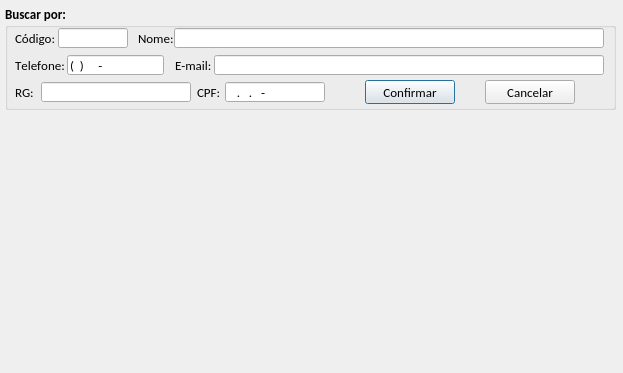
<?xml version="1.0" encoding="UTF-8"?>
<ui version="4.0">
 <class>tela_listar_clientes</class>
 <widget class="QDialog" name="tela_listar_clientes">
  <property name="geometry">
   <rect>
    <x>0</x>
    <y>0</y>
    <width>623</width>
    <height>373</height>
   </rect>
  </property>
  <property name="windowTitle">
   <string>Selecionar Clientes</string>
  </property>
  <property name="windowIcon">
   <iconset resource="imagens.qrc">
    <normaloff>:/img/img/logo_sex.png</normaloff>:/img/img/logo_sex.png</iconset>
  </property>
  <widget class="QGroupBox" name="gb_buscar">
   <property name="geometry">
    <rect>
     <x>5</x>
     <y>5</y>
     <width>611</width>
     <height>105</height>
    </rect>
   </property>
   <property name="font">
    <font>
     <family>Calibri</family>
     <pointsize>10</pointsize>
     <weight>75</weight>
     <bold>true</bold>
     <kerning>false</kerning>
    </font>
   </property>
   <property name="title">
    <string>Buscar por:</string>
   </property>
   <widget class="QLabel" name="lb_codigo">
    <property name="geometry">
     <rect>
      <x>10</x>
      <y>23</y>
      <width>46</width>
      <height>20</height>
     </rect>
    </property>
    <property name="font">
     <font>
      <weight>50</weight>
      <bold>false</bold>
     </font>
    </property>
    <property name="text">
     <string>Código:</string>
    </property>
   </widget>
   <widget class="QLineEdit" name="le_codigo">
    <property name="geometry">
     <rect>
      <x>53</x>
      <y>23</y>
      <width>70</width>
      <height>20</height>
     </rect>
    </property>
    <property name="font">
     <font>
      <weight>50</weight>
      <bold>false</bold>
     </font>
    </property>
    <property name="inputMask">
     <string>000000000; </string>
    </property>
    <property name="text">
     <string/>
    </property>
   </widget>
   <widget class="QLabel" name="lb_rg">
    <property name="geometry">
     <rect>
      <x>10</x>
      <y>77</y>
      <width>20</width>
      <height>20</height>
     </rect>
    </property>
    <property name="font">
     <font>
      <family>Calibri</family>
      <pointsize>10</pointsize>
      <weight>50</weight>
      <bold>false</bold>
      <kerning>false</kerning>
     </font>
    </property>
    <property name="text">
     <string>RG:</string>
    </property>
   </widget>
   <widget class="QLabel" name="lb_nome">
    <property name="geometry">
     <rect>
      <x>133</x>
      <y>23</y>
      <width>40</width>
      <height>20</height>
     </rect>
    </property>
    <property name="maximumSize">
     <size>
      <width>40</width>
      <height>20</height>
     </size>
    </property>
    <property name="font">
     <font>
      <family>Calibri</family>
      <pointsize>10</pointsize>
      <weight>50</weight>
      <bold>false</bold>
      <kerning>false</kerning>
     </font>
    </property>
    <property name="text">
     <string>Nome:</string>
    </property>
   </widget>
   <widget class="QLabel" name="lb_cpf">
    <property name="geometry">
     <rect>
      <x>192</x>
      <y>77</y>
      <width>26</width>
      <height>20</height>
     </rect>
    </property>
    <property name="font">
     <font>
      <family>Calibri</family>
      <pointsize>10</pointsize>
      <weight>50</weight>
      <bold>false</bold>
      <kerning>false</kerning>
     </font>
    </property>
    <property name="text">
     <string>CPF:</string>
    </property>
   </widget>
   <widget class="QLineEdit" name="le_rg">
    <property name="geometry">
     <rect>
      <x>36</x>
      <y>77</y>
      <width>150</width>
      <height>20</height>
     </rect>
    </property>
    <property name="minimumSize">
     <size>
      <width>120</width>
      <height>20</height>
     </size>
    </property>
    <property name="maximumSize">
     <size>
      <width>200</width>
      <height>20</height>
     </size>
    </property>
    <property name="font">
     <font>
      <family>Calibri</family>
      <pointsize>10</pointsize>
      <weight>50</weight>
      <bold>false</bold>
      <kerning>false</kerning>
     </font>
    </property>
    <property name="inputMask">
     <string>00000000000000000000; </string>
    </property>
    <property name="text">
     <string/>
    </property>
    <property name="maxLength">
     <number>20</number>
    </property>
    <property name="cursorPosition">
     <number>20</number>
    </property>
    <property name="readOnly">
     <bool>false</bool>
    </property>
   </widget>
   <widget class="QLineEdit" name="le_nome">
    <property name="geometry">
     <rect>
      <x>169</x>
      <y>23</y>
      <width>430</width>
      <height>20</height>
     </rect>
    </property>
    <property name="sizePolicy">
     <sizepolicy hsizetype="Fixed" vsizetype="Fixed">
      <horstretch>0</horstretch>
      <verstretch>0</verstretch>
     </sizepolicy>
    </property>
    <property name="minimumSize">
     <size>
      <width>410</width>
      <height>20</height>
     </size>
    </property>
    <property name="maximumSize">
     <size>
      <width>500</width>
      <height>20</height>
     </size>
    </property>
    <property name="font">
     <font>
      <family>Calibri</family>
      <pointsize>10</pointsize>
      <weight>50</weight>
      <bold>false</bold>
      <kerning>false</kerning>
     </font>
    </property>
    <property name="text">
     <string/>
    </property>
    <property name="maxLength">
     <number>60</number>
    </property>
    <property name="readOnly">
     <bool>false</bool>
    </property>
   </widget>
   <widget class="QLineEdit" name="le_cpf">
    <property name="geometry">
     <rect>
      <x>220</x>
      <y>77</y>
      <width>100</width>
      <height>20</height>
     </rect>
    </property>
    <property name="sizePolicy">
     <sizepolicy hsizetype="Fixed" vsizetype="Fixed">
      <horstretch>0</horstretch>
      <verstretch>0</verstretch>
     </sizepolicy>
    </property>
    <property name="minimumSize">
     <size>
      <width>100</width>
      <height>20</height>
     </size>
    </property>
    <property name="maximumSize">
     <size>
      <width>100</width>
      <height>20</height>
     </size>
    </property>
    <property name="font">
     <font>
      <family>Calibri</family>
      <pointsize>10</pointsize>
      <weight>50</weight>
      <bold>false</bold>
      <kerning>false</kerning>
     </font>
    </property>
    <property name="inputMask">
     <string>000.000.000-00; </string>
    </property>
    <property name="text">
     <string>..-</string>
    </property>
    <property name="maxLength">
     <number>14</number>
    </property>
    <property name="readOnly">
     <bool>false</bool>
    </property>
   </widget>
   <widget class="QLabel" name="lb_telefone">
    <property name="geometry">
     <rect>
      <x>10</x>
      <y>50</y>
      <width>50</width>
      <height>20</height>
     </rect>
    </property>
    <property name="font">
     <font>
      <weight>50</weight>
      <bold>false</bold>
     </font>
    </property>
    <property name="text">
     <string>Telefone:</string>
    </property>
   </widget>
   <widget class="QLabel" name="lb_email">
    <property name="geometry">
     <rect>
      <x>170</x>
      <y>50</y>
      <width>46</width>
      <height>20</height>
     </rect>
    </property>
    <property name="font">
     <font>
      <weight>50</weight>
      <bold>false</bold>
     </font>
    </property>
    <property name="text">
     <string>E-mail:</string>
    </property>
   </widget>
   <widget class="QLineEdit" name="le_telefone">
    <property name="geometry">
     <rect>
      <x>62</x>
      <y>50</y>
      <width>97</width>
      <height>20</height>
     </rect>
    </property>
    <property name="font">
     <font>
      <weight>50</weight>
      <bold>false</bold>
     </font>
    </property>
    <property name="inputMask">
     <string>(00)00000-0000; </string>
    </property>
    <property name="text">
     <string>()-</string>
    </property>
   </widget>
   <widget class="QLineEdit" name="le_email">
    <property name="geometry">
     <rect>
      <x>209</x>
      <y>50</y>
      <width>390</width>
      <height>20</height>
     </rect>
    </property>
    <property name="font">
     <font>
      <weight>50</weight>
      <bold>false</bold>
     </font>
    </property>
    <property name="text">
     <string/>
    </property>
    <property name="maxLength">
     <number>60</number>
    </property>
   </widget>
   <widget class="QPushButton" name="btn_confirmar">
    <property name="geometry">
     <rect>
      <x>360</x>
      <y>75</y>
      <width>90</width>
      <height>24</height>
     </rect>
    </property>
    <property name="minimumSize">
     <size>
      <width>0</width>
      <height>24</height>
     </size>
    </property>
    <property name="maximumSize">
     <size>
      <width>90</width>
      <height>24</height>
     </size>
    </property>
    <property name="font">
     <font>
      <family>Calibri</family>
      <pointsize>10</pointsize>
      <weight>50</weight>
      <bold>false</bold>
     </font>
    </property>
    <property name="text">
     <string>Confirmar</string>
    </property>
    <property name="icon">
     <iconset resource="imagens.qrc">
      <normaloff>:/img/img/1345902916_camera_test.png</normaloff>:/img/img/1345902916_camera_test.png</iconset>
    </property>
    <property name="iconSize">
     <size>
      <width>20</width>
      <height>20</height>
     </size>
    </property>
   </widget>
   <widget class="QPushButton" name="btn_cancelar">
    <property name="geometry">
     <rect>
      <x>480</x>
      <y>75</y>
      <width>90</width>
      <height>24</height>
     </rect>
    </property>
    <property name="minimumSize">
     <size>
      <width>0</width>
      <height>24</height>
     </size>
    </property>
    <property name="maximumSize">
     <size>
      <width>90</width>
      <height>24</height>
     </size>
    </property>
    <property name="font">
     <font>
      <family>Calibri</family>
      <pointsize>10</pointsize>
      <weight>50</weight>
      <bold>false</bold>
     </font>
    </property>
    <property name="text">
     <string>Cancelar</string>
    </property>
    <property name="icon">
     <iconset resource="imagens.qrc">
      <normaloff>:/img/img/1345902747_button_cancel.png</normaloff>:/img/img/1345902747_button_cancel.png</iconset>
    </property>
    <property name="iconSize">
     <size>
      <width>18</width>
      <height>18</height>
     </size>
    </property>
   </widget>
  </widget>
 </widget>
 <resources>
  <include location="imagens.qrc"/>
 </resources>
 <connections/>
</ui>
